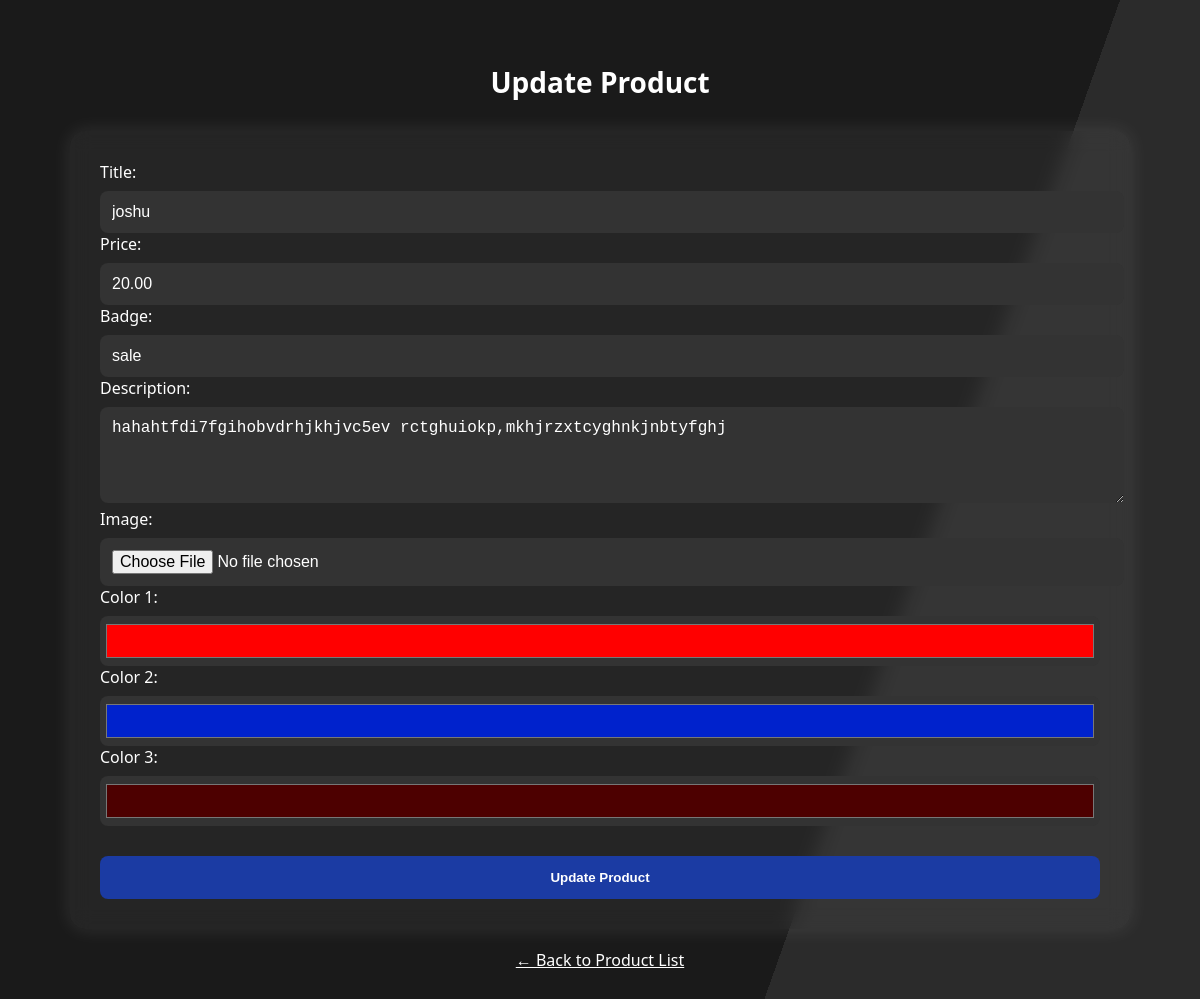
The page /update.php?id=1 on the database as committed earlier.
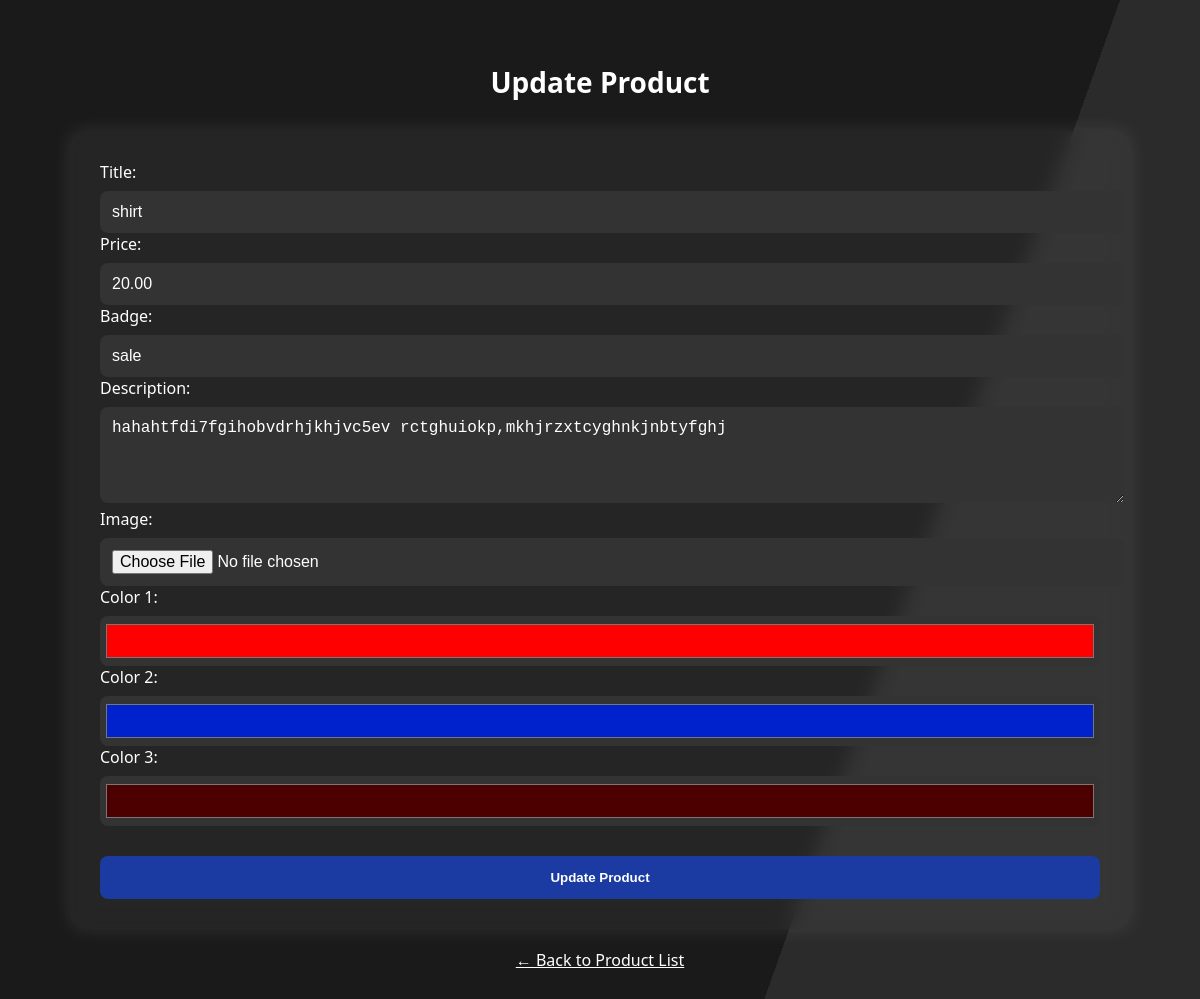
The same page on the database as committed later.
### tables this page shows
CREATE TABLE `allproduct` (
  `id` int(11) NOT NULL,
  `title` varchar(255) NOT NULL,
  `price` decimal(10,2) NOT NULL,
  `badge` varchar(100) DEFAULT NULL,
  `description` text NOT NULL,
  `category` varchar(100) DEFAULT NULL,
  `color1` varchar(7) DEFAULT NULL,
  `color2` varchar(7) DEFAULT NULL,
  `color3` varchar(7) DEFAULT NULL,
  `image` varchar(255) NOT NULL
);

### update.php (the view, shortened to what this page needs)
<?php
$conn = new mysqli("localhost", "root", "", "dailyfit");
$id = $_GET['id'];
$result = $conn->query("SELECT * FROM allproduct WHERE id=$id");
$product = $result->fetch_assoc();
?>
<!DOCTYPE html>
<html lang="en">
<head>
<link rel="stylesheet" href="css/update.css">
</head>
<body>
  <h2>Update Product</h2>
  <form method="POST" enctype="multipart/form-data">
    <label>Title:</label>
    <input type="text" name="title" value="<?php echo $product['title']; ?>" required>
    <label>Price:</label>
    <input type="number" step="0.01" name="price" value="<?php echo $product['price']; ?>" required>
    <label>Badge:</label>
    <input type="text" name="badge" value="<?php echo $product['badge']; ?>" placeholder="Badge">
    <label>Description:</label>
    <textarea name="description" rows="4" required><?php echo $product['description']; ?></textarea>
    <label>Image:</label>
    <input type="file" name="image">
    <label>Color 1:</label>
    <input type="color" name="color1" value="<?php echo $product['color1']; ?>" required>
    <label>Color 2:</label>
    <input type="color" name="color2" value="<?php echo $product['color2']; ?>" required>
    <label>Color 3:</label>
    <input type="color" name="color3" value="<?php echo $product['color3']; ?>" required>
    <button type="submit" name="update">Update Product</button>
  </form>
  <a href="ProductMGT.php">← Back to Product List</a>
</body>
</html>

Rows that differ between the two databases and show on the page:
changed allproduct "sale": title "joshu" → "shirt"
